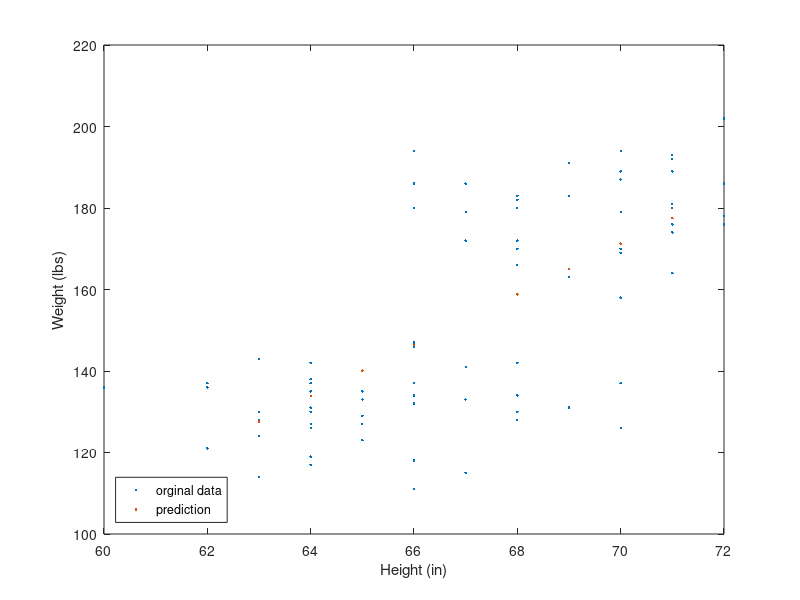

This figure's MATLAB source:
% Sample code for linear regression
% Predict patient weight from height

% Load patients data from matlab sample data sets
load patients;

% Height and Weight items have 100 data samples
% Split the data in 80:20 (train:validate)
x = Height(1:80);
y = Weight(1:80);

% Eqn: y = 𝜃̂0x0 + 𝜃̂1x1
% Compute weights: Find 𝜃̂ = (𝜓𝑇𝜓)^(−1)𝜓𝑇y
n = size(x);                % get the size of x
Psi = [ones(n(1,1),1), x];  % Augment i/p data - the column of ones represent bias x0
theta_hat = inv(Psi'*Psi)*Psi'*y;

% ******* Prediction *********
% use the last 20 data items for prediction
x_star = Height(80:100); 
% to confirm the size of x_star
x_star_size = size(x_star);
n_star = x_star_size(1,1);
% augment i/p data
Psi_star = [ones(n_star,1) x_star];

% predict using the weights(theta_hat) computed above
y_star_hat = Psi_star*theta_hat; 

% visualise
plot(x, y, '.', x_star, y_star_hat, '.');
xlabel('Height (in)');
ylabel('Weight (lbs)');
legend({'orginal data','prediction'},'Location','southwest');





